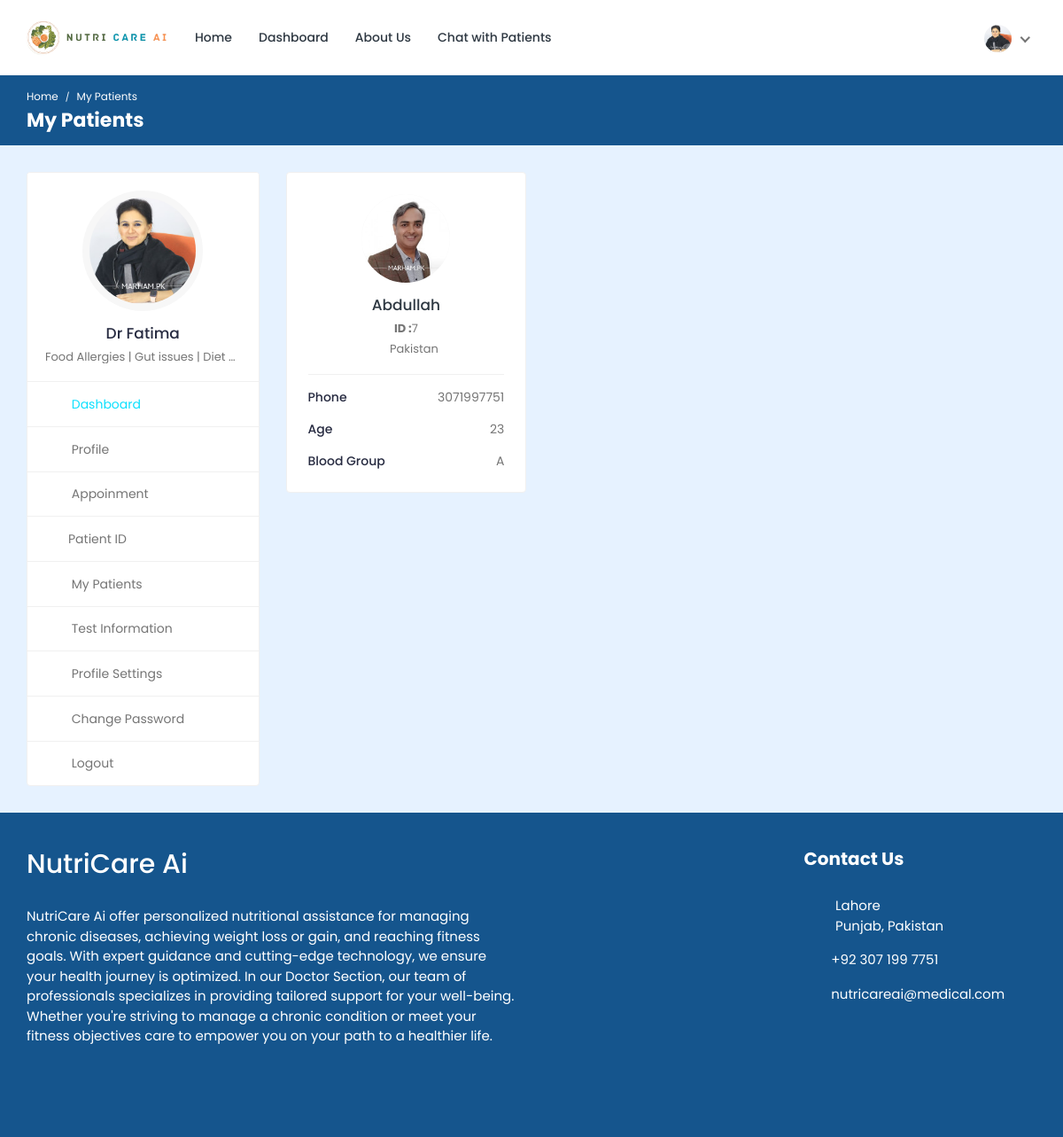
Screenshot of /doctor/my-patients/ (signed in) with the database file from the repository.
### doctor/models.py (models this page shows, shortened)
class Doctor_Information(models.Model):
    DOCTOR_TYPE = (
        ('Nutritionist', 'Nutritionist'),
        ('Dietition', 'Dietition'),
    )
    doctor_id = models.AutoField(primary_key=True)
    user = models.OneToOneField(User, on_delete=models.CASCADE, null=True, blank=True, related_name='profile')
    name = models.CharField(max_length=200, null=True, blank=True)
    username = models.CharField(max_length=200, null=True, blank=True)
    gender = models.CharField(max_length=200, null=True, blank=True)
    description = models.TextField(max_length=1000, null=True, blank=True)
    department = models.CharField(max_length=200, choices=DOCTOR_TYPE, null=True, blank=True)
    department_name = models.ForeignKey(hospital_department, on_delete=models.SET_NULL, null=True, blank=True)
    specialization = models.ForeignKey(specialization, on_delete=models.SET_NULL, null=True, blank=True)
    featured_image = models.ImageField(upload_to='doctors/', default='doctors/user-default.png', null=True, blank=True)
    certificate_image = models.ImageField(upload_to='doctors_certificate/', default='doctors_certificate/default.png', null=True, blank=True)
    email = models.EmailField(max_length=200, null=True, blank=True)
    phone_number = models.CharField(max_length=200, null=True, blank=True)
    nid = models.CharField(max_length=200, null=True, blank=True)
    visiting_hour = models.CharField(max_length=200, null=True, blank=True)
    consultation_fee = models.IntegerField(null=True, blank=True)
    report_fee = models.IntegerField(null=True, blank=True)
    dob = models.CharField(max_length=200, null=True, blank=True)
    institute = models.CharField(max_length=200, null=True, blank=True)
    degree = models.CharField(max_length=200, null=True, blank=True)
    completion_year = models.CharField(max_length=200, null=True, blank=True)
    work_place = models.CharField(max_length=200, null=True, blank=True)
    designation = models.CharField(max_length=200, null=True, blank=True)
    start_year = models.CharField(max_length=200, null=True, blank=True)
    end_year = models.CharField(max_length=200, null=True, blank=True)
    register_status =  models.CharField(max_length=200, null=True, blank=True)
    hospital_name = models.ForeignKey(Hospital_Information, on_delete=models.SET_NULL, null=True, blank=True)

class Appointment(models.Model):
    APPOINTMENT_TYPE = (
        ('report', 'report'),
        ('checkup', 'checkup'),
    )
    APPOINTMENT_STATUS = (
        ('pending', 'pending'),
        ('confirmed', 'confirmed'),
        ('cancelled', 'cancelled'),
    )
    id = models.AutoField(primary_key=True)
    date = models.DateField(null=True, blank=True)
    time = models.CharField(max_length=200, null=True, blank=True)
    doctor = models.ForeignKey(Doctor_Information, on_delete=models.CASCADE, null=True, blank=True)
    patient = models.ForeignKey(Patient, on_delete=models.CASCADE, null=True, blank=True)
    appointment_type = models.CharField(max_length=200, choices=APPOINTMENT_TYPE)
    appointment_status = models.CharField(max_length=200, choices=APPOINTMENT_STATUS)
    serial_number = models.CharField(max_length=200, null=True, blank=True)
    payment_status = models.CharField(max_length=200, null=True, blank=True, default='pending')
    transaction_id = models.CharField(max_length=255, null=True, blank=True)
    message = models.CharField(max_length=255, null=True, blank=True)

### hospital_admin/models.py (models this page shows, shortened)
class specialization(models.Model):
    specialization_id = models.AutoField(primary_key=True)
    specialization_name = models.CharField(max_length=200, null=True, blank=True)
    hospital = models.ForeignKey(Hospital_Information, on_delete=models.CASCADE, null=True, blank=True)

### hospital/models.py (models this page shows, shortened)
class Patient(models.Model):
    patient_id = models.AutoField(primary_key=True)
    user = models.OneToOneField(User, on_delete=models.CASCADE, null=True, blank=True, related_name='patient')
    name = models.CharField(max_length=200, null=True, blank=True)
    username = models.CharField(max_length=200, null=True, blank=True)
    age = models.IntegerField(null=True, blank=True)
    email = models.EmailField(max_length=200, null=True, blank=True)
    phone_number = models.IntegerField(null=True, blank=True)
    address = models.CharField(max_length=200, null=True, blank=True)
    featured_image = models.ImageField(upload_to='patients/', default='patients/user-default.png', null=True, blank=True)
    blood_group = models.CharField(max_length=200, null=True, blank=True)
    history = models.CharField(max_length=200, null=True, blank=True)
    dob = models.CharField(max_length=200, null=True, blank=True)
    nid = models.CharField(max_length=200, null=True, blank=True)
    serial_number = models.CharField(max_length=200, null=True, blank=True)
    login_status = models.CharField(max_length=200, null=True, blank=True, default="offline")

### doctor/views.py (the view)
# urls.py: path('my-patients/', views.my_patients, name='my-patients'),
@csrf_exempt
@login_required(login_url="doctor-login")
def my_patients(request):
    if request.user.is_doctor:
        doctor = Doctor_Information.objects.get(user=request.user)
        appointments = Appointment.objects.filter(doctor=doctor).filter()
    else:
        redirect('doctor-logout')
    context = {'doctor': doctor, 'appointments': appointments}
    return render(request, 'my-patients.html', context)

### templates/my-patients.html (shortened to what this page needs)
{% load static %}
<!DOCTYPE html>
<html lang="en">
<head>
		<link rel="stylesheet" href="{% static 'HealthStack-System/css/Normal/bootstrap.min.css' %}">
		<link rel="stylesheet" href="{% static 'HealthStack-System/plugins/Normal/fontawesome/css/fontawesome.min.css' %}">
		<link rel="stylesheet" href="{% static 'HealthStack-System/plugins/Normal/fontawesome/css/all.min.css' %}">
		<link rel="stylesheet" href="{% static 'HealthStack-System/css/Normal/style.css' %}">
	</head>
	<body>
		<div class="main-wrapper">
			<header class="header">{% include 'doctor-navbar.html' %}</header>
			<div class="breadcrumb-bar">
				<div class="container-fluid">
					<div class="row align-items-center">
						<div class="col-md-12 col-12">
							<nav aria-label="breadcrumb" class="page-breadcrumb">
								<ol class="breadcrumb">
									<li class="breadcrumb-item"><a href="{% url 'doctor-dashboard' %}">Home</a></li>
									<li class="breadcrumb-item active" aria-current="page">My Patients</li>
								</ol>
							</nav>
							<h2 class="breadcrumb-title">My Patients</h2>
						</div>
					</div>
				</div>
			</div>
			<div class="content">
				<div class="container-fluid">
					<div class="row">
						<div class="col-md-5 col-lg-4 col-xl-3 theiaStickySidebar">
							<div>{% include 'doctor-sidebar.html' %}</div>
						</div>
						<div class="col-md-7 col-lg-8 col-xl-9">
							<div class="row row-grid">
								{% for appointment in appointments %}
								<div class="col-md-6 col-lg-4 col-xl-3">
									<div class="card widget-profile pat-widget-profile">
										<div class="card-body">
											<div class="pro-widget-content">
												<div class="profile-info-widget">
													<a href="{% url 'patient-profile' pk=appointment.patient.patient_id %}" class="booking-doc-img">
														<img src="{{appointment.patient.featured_image.url}}" alt="User Image">
													</a>
													<div class="profile-det-info">
														<h3><a href="{% url 'patient-profile' pk=appointment.patient.patient_id %}">{{appointment.patient.name}}</a></h3>
														<div class="patient-details">
															<h5><b>ID :</b>{{appointment.patient.patient_id}}</h5>
															<h5 class="mb-0"><i class="fas fa-map-marker-alt"></i>{{appointment.patient.address}}</h5>
														</div>
													</div>
												</div>
											</div>
											<div class="patient-info">
												<ul>
													<li>Phone <span>{{appointment.patient.phone_number}}</span></li>
													<li>Age <span>{{appointment.patient.age}}</span></li>
													<li>Blood Group <span>{{appointment.patient.blood_group}}</span></li>
												</ul>
											</div>
										</div>
									</div>
								</div>
								{% endfor %}
							</div>
						</div>
					</div>
				</div>
			</div>
			{% include 'footer.html' %}
		</div>
	</body>
</html>

### templates/doctor-navbar.html (shortened to what this page needs)
{% load static %}
<nav class="navbar navbar-expand-lg header-nav">
  <div class="navbar-header">
    <a href="{% url 'hospital_home'%}" class="navbar-brand logo">
      <img
        src="{% static 'HealthStack-System/images/Normal/NutriCare_Logo.png'  %}"
        class="img-fluid"
        alt="Logo"
      />
    </a>
  </div>
  <div class="main-menu-wrapper">
    <ul class="main-nav">
      <li>
        <a href="{% url 'hospital_home'%}">Home</a>
      </li>
      <li>
        <a href="{% url 'doctor-dashboard'%}">Dashboard</a>
      </li>
      <li>
        <a href="{% url 'about-us'%}">About Us</a>
      </li>
      <li>
        <a href="{% url 'chat-home' pk=user.id %}">Chat with Patients</a>
      </li>
    </ul>
  </div>
  <ul class="nav header-navbar-rht">
    <li class="nav-item contact-item">
    </li>
    <li class="nav-item dropdown has-arrow logged-item">
      <a href="#" class="dropdown-toggle nav-link" data-toggle="dropdown">
        <span class="user-img">
          <img
            class="rounded-circle"
            src="{{ doctor.featured_image.url }}"
            width="31"
            alt="Darren Elder"
          />
        </span>
      </a>
    </li>
  </ul>
</nav>

### templates/doctor-sidebar.html (shortened to what this page needs)
{% load static %}
<div class="profile-sidebar">
  <div class="widget-profile pro-widget-content">
    <div class="profile-info-widget">
      <a href="#" class="booking-doc-img">
        <img
          src="{{ doctor.featured_image.url }}"
          alt="User Image"
        />
      </a>
      <div class="profile-det-info">
        <h3>{{ doctor.name }}</h3>
        <div class="patient-details">
          <h5 class="mb-0">{{doctor.specialization.specialization_name}}</h5>
        </div>
      </div>
    </div>
  </div>
  <div class="dashboard-widget">
    <nav class="dashboard-menu sidebar">
      <ul>
        <li class="active">
          <a href="{% url 'doctor-dashboard' %}">
            <i class="fas fa-columns"></i>
            <span>Dashboard</span>
          </a>
        </li>
        <li>
        <a href="{% url 'doctor-profile' pk=doctor.doctor_id %}">
          <i class="fas fa-user"></i>
          <span>Profile</span>
        </a>
      </li>
        <li>
          <a href="{% url 'appointments'%}">
            <i class="fas fa-user-circle"></i>
            <span>Appoinment</span>
          </a>
        </li>
        <li class="nav-item has-submenu">
            <a href="#" class="nav-link"><i class="fas fa-search"></i><span>Patient ID</span></a>
        </li>
        <li>
          <a href="{% url 'my-patients' %}">
            <i class="fas fa-user-injured"></i>
            <span>My Patients</span>
          </a>
        </li>
        <li>
          <a href="{% url 'doctor-test-list'%}" target="_blank">
            <i class="fas fa-hourglass-start"></i>
            <span>Test Information</span>
          </a>
        </li>
        <li>
          <a
            href="{% url 'doctor-profile-settings' %}"
          >
            <i class="fas fa-user-cog"></i>
            <span>Profile Settings</span>
          </a>
        </li>
        <li>
          <a href="{% url 'doctor-change-password' pk=user.id%}">
            <i class="fas fa-lock"></i>
            <span>Change Password</span>
          </a>
        </li>
        <li>
          <a href="{% url 'doctor-logout'%}">
            <i class="fas fa-sign-out-alt"></i>
            <span>Logout</span>
          </a>
        </li>
      </ul>
    </nav>
  </div>
</div>

### rows the page displays
Doctor_Information: featured_image (picture), name "Dr Fatima", specialization.specialization_name "Food Allergies | Gut issues | Diet…"
Appointment: patient.featured_image (picture), patient.name "Abdullah", patient.patient_id "7", patient.address "Pakistan", patient.phone_number "3071997751", patient.age "23", patient.blood_group "A"
